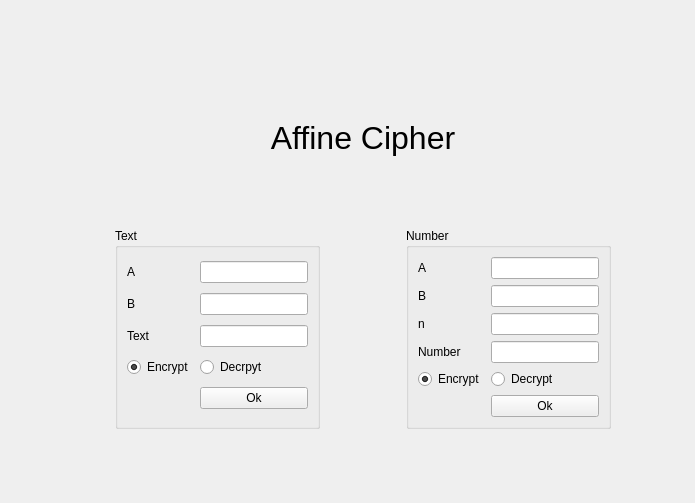
       <widget class="QWidget" name="page6">
        <widget class="QWidget" name="layoutWidget">
         <property name="geometry">
          <rect>
           <x>40</x>
           <y>120</y>
           <width>646</width>
           <height>374</height>
          </rect>
         </property>
         <layout class="QGridLayout" name="gridLayout_7">
          <item row="0" column="1" colspan="3">
           <widget class="QLabel" name="label_9">
            <property name="styleSheet">
             <string notr="true">font-size: 24pt;</string>
            </property>
            <property name="text">
             <string>Affine Cipher</string>
            </property>
            <property name="alignment">
             <set>Qt::AlignCenter</set>
            </property>
           </widget>
          </item>
          <item row="2" column="0">
           <spacer name="horizontalSpacer_6">
            <property name="orientation">
             <enum>Qt::Horizontal</enum>
            </property>
            <property name="sizeHint" stdset="0">
             <size>
              <width>40</width>
              <height>20</height>
             </size>
            </property>
           </spacer>
          </item>
          <item row="1" column="1">
           <spacer name="verticalSpacer_11">
            <property name="orientation">
             <enum>Qt::Vertical</enum>
            </property>
            <property name="sizeHint" stdset="0">
             <size>
              <width>20</width>
              <height>40</height>
             </size>
            </property>
           </spacer>
          </item>
          <item row="2" column="1">
           <widget class="QGroupBox" name="groupBox_3">
            <property name="styleSheet">
             <string notr="true"/>
            </property>
            <property name="title">
             <string>Text</string>
            </property>
            <layout class="QGridLayout" name="gridLayout_21">
             <item row="0" column="0">
              <widget class="QLabel" name="label_6">
               <property name="text">
                <string>A</string>
               </property>
              </widget>
             </item>
             <item row="1" column="1">
              <widget class="QLineEdit" name="lineEdit_affine_k2">
               <property name="styleSheet">
                <string notr="true"/>
               </property>
              </widget>
             </item>
             <item row="0" column="1">
              <widget class="QLineEdit" name="lineEdit_affine_k1">
               <property name="styleSheet">
                <string notr="true"/>
               </property>
              </widget>
             </item>
             <item row="2" column="0">
              <widget class="QLabel" name="label_8">
               <property name="text">
                <string>Text</string>
               </property>
              </widget>
             </item>
             <item row="1" column="0">
              <widget class="QLabel" name="label_7">
               <property name="text">
                <string>B</string>
               </property>
              </widget>
             </item>
             <item row="2" column="1">
              <widget class="QLineEdit" name="lineEdit_affine_input">
               <property name="styleSheet">
                <string notr="true"/>
               </property>
              </widget>
             </item>
             <item row="4" column="1">
              <widget class="QPushButton" name="pushButton_affine">
               <property name="styleSheet">
                <string notr="true"/>
               </property>
               <property name="text">
                <string>Ok</string>
               </property>
              </widget>
             </item>
             <item row="3" column="1">
              <widget class="QRadioButton" name="radioButton_affine_dekrypter">
               <property name="styleSheet">
                <string notr="true"/>
               </property>
               <property name="text">
                <string>Decrpyt</string>
               </property>
              </widget>
             </item>
             <item row="3" column="0">
              <widget class="QRadioButton" name="radioButton_affine_krypter">
               <property name="text">
                <string>Encrypt</string>
               </property>
               <property name="checked">
                <bool>true</bool>
               </property>
              </widget>
             </item>
            </layout>
           </widget>
          </item>
          <item row="3" column="1">
           <spacer name="verticalSpacer_25">
            <property name="orientation">
             <enum>Qt::Vertical</enum>
            </property>
            <property name="sizeHint" stdset="0">
             <size>
              <width>20</width>
              <height>40</height>
             </size>
            </property>
           </spacer>
          </item>
          <item row="2" column="4">
           <spacer name="horizontalSpacer_7">
            <property name="orientation">
             <enum>Qt::Horizontal</enum>
            </property>
            <property name="sizeHint" stdset="0">
             <size>
              <width>40</width>
              <height>20</height>
             </size>
            </property>
           </spacer>
          </item>
          <item row="2" column="2">
           <spacer name="horizontalSpacer_8">
            <property name="orientation">
             <enum>Qt::Horizontal</enum>
            </property>
            <property name="sizeHint" stdset="0">
             <size>
              <width>40</width>
              <height>20</height>
             </size>
            </property>
           </spacer>
          </item>
          <item row="2" column="3">
           <widget class="QGroupBox" name="groupBox_12">
            <property name="title">
             <string>Number</string>
            </property>
            <layout class="QGridLayout" name="gridLayout_22">
             <item row="0" column="0">
              <widget class="QLabel" name="label_15">
               <property name="text">
                <string>A</string>
               </property>
              </widget>
             </item>
             <item row="0" column="1">
              <widget class="QLineEdit" name="le_affine_a_num"/>
             </item>
             <item row="1" column="0">
              <widget class="QLabel" name="label_28">
               <property name="text">
                <string>B</string>
               </property>
              </widget>
             </item>
             <item row="1" column="1">
              <widget class="QLineEdit" name="le_affine_b_num"/>
             </item>
             <item row="2" column="0">
              <widget class="QLabel" name="label_30">
               <property name="text">
                <string>n</string>
               </property>
              </widget>
             </item>
             <item row="2" column="1">
              <widget class="QLineEdit" name="le_affine_n_num"/>
             </item>
             <item row="3" column="0">
              <widget class="QLabel" name="label_29">
               <property name="text">
                <string>Number</string>
               </property>
              </widget>
             </item>
             <item row="3" column="1">
              <widget class="QLineEdit" name="le_affine_input_num"/>
             </item>
             <item row="4" column="0">
              <widget class="QRadioButton" name="rb_affine_encrypt_num">
               <property name="text">
                <string>Encrypt</string>
               </property>
               <property name="checked">
                <bool>true</bool>
               </property>
              </widget>
             </item>
             <item row="4" column="1">
              <widget class="QRadioButton" name="rb_affine_num_decrypt">
               <property name="text">
                <string>Decrypt</string>
               </property>
              </widget>
             </item>
             <item row="5" column="1">
              <widget class="QPushButton" name="btn_affine_num">
               <property name="text">
                <string>Ok</string>
               </property>
              </widget>
             </item>
            </layout>
           </widget>
          </item>
         </layout>
        </widget>
       </widget>
